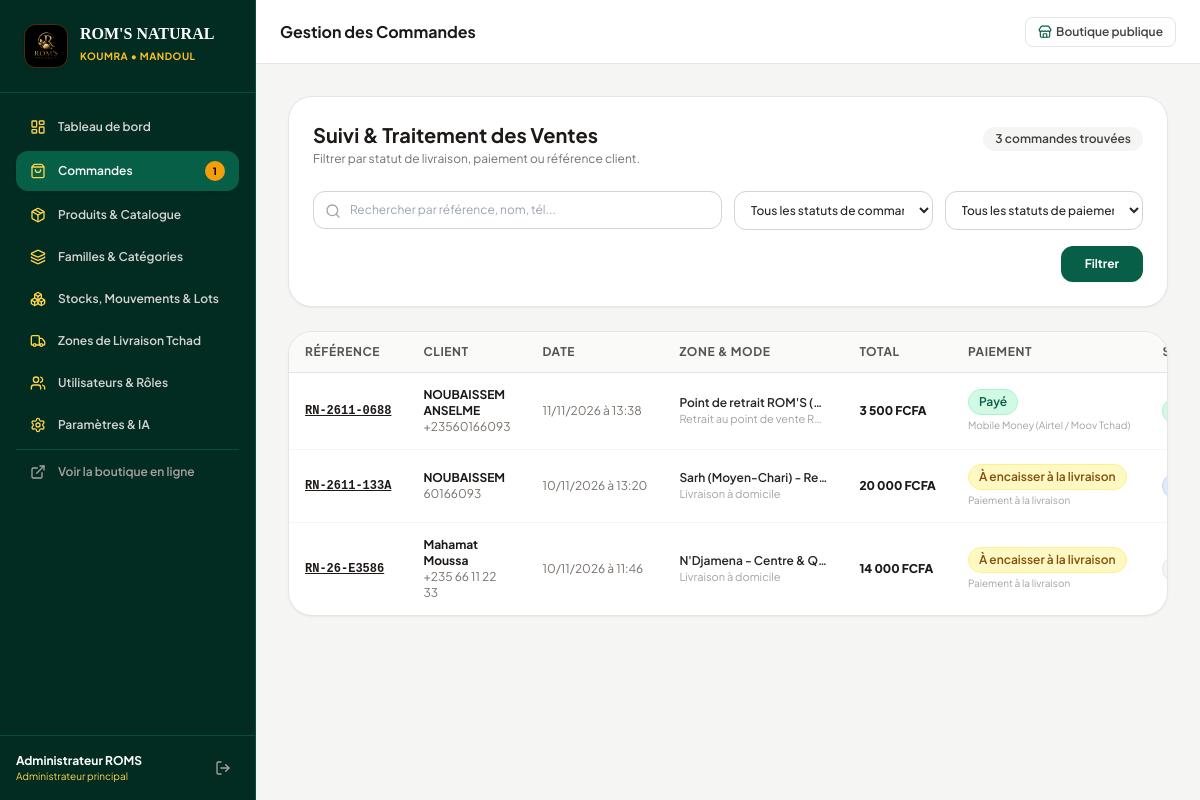
Page /admin/orders.php (signed in) on the committed database.
### tables this page shows
CREATE TABLE orders (
        id INTEGER PRIMARY KEY AUTOINCREMENT,
        reference TEXT UNIQUE NOT NULL,
        client_nom TEXT NOT NULL,
        client_telephone TEXT NOT NULL,
        client_email TEXT,
        zone_id INTEGER,
        zone_nom TEXT,
        adresse_detaillee TEXT NOT NULL,
        mode_reception TEXT NOT NULL DEFAULT 'Livraison',
        mode_paiement TEXT NOT NULL DEFAULT 'Paiement à la livraison',
        statut_paiement TEXT NOT NULL DEFAULT 'À encaisser à la livraison',
        statut_commande TEXT NOT NULL DEFAULT 'Nouvelle / reçue',
        reference_paiement TEXT,
        sous_total REAL NOT NULL DEFAULT 0,
        frais_livraison REAL NOT NULL DEFAULT 0,
        total REAL NOT NULL DEFAULT 0,
        notes_client TEXT,
        notes_internes TEXT,
        motif_annulation TEXT,
        livreur_nom TEXT,
        date_paiement DATETIME,
        date_creation DATETIME DEFAULT CURRENT_TIMESTAMP,
        date_mise_a_jour DATETIME DEFAULT CURRENT_TIMESTAMP
    );

### admin/orders.php (the view, shortened to what this page needs)
<?php
require_once __DIR__ . '/header.php';
$search = trim($_GET['q'] ?? '');
$where = ["1=1"];
$params = [];
$whereSql = implode(" AND ", $where);
$stmt = $pdo->prepare("SELECT * FROM orders WHERE $whereSql ORDER BY id DESC");
$stmt->execute($params);
$orders = $stmt->fetchAll();
?>
<div class="space-y-6">
    <div class="bg-white p-6 rounded-3xl border border-stone-200 shadow-sm space-y-4">
        <div class="flex flex-col sm:flex-row items-baseline justify-between gap-4">
            <div>
                <h2 class="text-xl font-bold text-stone-900">Suivi & Traitement des Ventes</h2>
                <p class="text-xs text-stone-500 mt-0.5">Filtrer par statut de livraison, paiement ou référence client.</p>
            </div>
            <span class="text-xs font-semibold px-3 py-1 bg-stone-100 rounded-full text-stone-700">
                <?= count($orders) ?> commande<?= count($orders) > 1 ? 's' : '' ?> trouvée<?= count($orders) > 1 ? 's' : '' ?>
            </span>
        </div>
        <form method="GET" class="grid grid-cols-1 sm:grid-cols-4 gap-3 text-xs pt-2">
            <div class="sm:col-span-2 relative">
                <input type="text" name="q" value="<?= htmlspecialchars($search) ?>" placeholder="Rechercher par référence, nom, tél..."
                       class="w-full pl-9 pr-3 py-2.5 rounded-xl border border-stone-300 focus:outline-none focus:border-emerald-700">
                <i data-lucide="search" class="w-4 h-4 text-stone-400 absolute left-3 top-3"></i>
            </div>
            <div>
                <select name="statut" class="w-full px-3 py-2.5 rounded-xl border border-stone-300 bg-white font-medium focus:outline-none focus:border-emerald-700">
                    <option value="">Tous les statuts de commande</option>
                </select>
            </div>
            <div>
                <select name="paiement" class="w-full px-3 py-2.5 rounded-xl border border-stone-300 bg-white font-medium focus:outline-none focus:border-emerald-700">
                    <option value="">Tous les statuts de paiement</option>
                </select>
            </div>
            <div class="sm:col-span-4 flex items-center justify-end gap-2 pt-1">
                <button type="submit" class="px-6 py-2.5 bg-emerald-800 hover:bg-emerald-900 text-white rounded-xl font-bold transition shadow-sm">
                    Filtrer
                </button>
            </div>
        </form>
    </div>
    <div class="bg-white rounded-3xl border border-stone-200 shadow-sm overflow-hidden">
        <?php if (empty($orders)): ?>
            <div class="p-12 text-center text-xs text-stone-500 space-y-2">
                <i data-lucide="inbox" class="w-8 h-8 text-stone-300 mx-auto"></i>
                <p>Aucune commande ne correspond aux critères sélectionnés.</p>
            </div>
        <?php else: ?>
            <div class="overflow-x-auto">
                <table class="w-full text-left text-xs">
                    <thead>
                        <tr class="bg-stone-50 border-b border-stone-200 text-stone-600 font-bold uppercase tracking-wider">
                            <th class="py-3 px-4">Référence</th>
                            <th class="py-3 px-4">Client</th>
                            <th class="py-3 px-4">Date</th>
                            <th class="py-3 px-4">Zone & Mode</th>
                            <th class="py-3 px-4">Total</th>
                            <th class="py-3 px-4">Paiement</th>
                            <th class="py-3 px-4">Statut Commande</th>
                        </tr>
                    </thead>
                    <tbody class="divide-y divide-stone-100">
                        <?php foreach ($orders as $o): ?>
                            <tr class="hover:bg-stone-50/70 transition">
                                <td class="py-3.5 px-4 font-mono font-bold text-stone-900 whitespace-nowrap">
                                    <a href="<?= BASE_URL ?>/admin/order_detail.php?id=<?= $o['id'] ?>" class="hover:text-emerald-800 underline">
                                        <?= htmlspecialchars($o['reference']) ?>
                                    </a>
                                </td>
                                <td class="py-3.5 px-4">
                                    <span class="font-bold text-stone-900 block"><?= htmlspecialchars($o['client_nom']) ?></span>
                                    <a href="tel:<?= preg_replace('/[^0-9]/', '', $o['client_telephone']) ?>" class="text-stone-500 hover:text-emerald-800">
                                        <?= htmlspecialchars($o['client_telephone']) ?>
                                    </a>
                                </td>
                                <td class="py-3.5 px-4 text-stone-500 whitespace-nowrap">
                                    <?= formatDateFr($o['date_creation']) ?>
                                </td>
                                <td class="py-3.5 px-4 max-w-[180px] truncate" title="<?= htmlspecialchars($o['zone_nom']) ?>">
                                    <span class="font-semibold text-stone-800 block truncate"><?= htmlspecialchars($o['zone_nom'] ?: $o['mode_reception']) ?></span>
                                    <span class="text-stone-400 text-[11px] truncate block"><?= htmlspecialchars($o['mode_reception']) ?></span>
                                </td>
                                <td class="py-3.5 px-4 font-black text-stone-900 whitespace-nowrap">
                                    <?= formatPrice($o['total']) ?>
                                </td>
                                <td class="py-3.5 px-4 whitespace-nowrap">
                                    <?= paymentStatusBadge($o['statut_paiement']) ?>
                                    <span class="text-[10px] text-stone-400 block mt-0.5"><?= htmlspecialchars($o['mode_paiement']) ?></span>
                                </td>
                                <td class="py-3.5 px-4 whitespace-nowrap">
                                    <?= orderStatusBadge($o['statut_commande']) ?>
                                </td>
                            </tr>
                        <?php endforeach; ?>
                    </tbody>
                </table>
            </div>
        <?php endif; ?>
    </div>
</div>
<?php require_once __DIR__ . '/footer.php'; ?>

### includes/functions.php (shortened to what this page needs)
<?php
function formatPrice($amount) {
    return number_format((float)$amount, 0, ',', ' ') . ' FCFA';
}
function formatDateFr($datetime, $withHour = true) {
    $timestamp = strtotime($datetime);
    if ($withHour) {
        return date('d/m/Y à H:i', $timestamp);
    }
    return date('d/m/Y', $timestamp);
}
function orderStatusBadge($status) {
    $colors = [
        'Nouvelle / reçue' => 'bg-blue-100 text-blue-800 border-blue-200',
        'Confirmée' => 'bg-indigo-100 text-indigo-800 border-indigo-200',
        'En préparation' => 'bg-amber-100 text-amber-800 border-amber-200',
        'Prête' => 'bg-purple-100 text-purple-800 border-purple-200',
        'En livraison' => 'bg-sky-100 text-sky-800 border-sky-200',
        'Terminée' => 'bg-emerald-100 text-emerald-800 border-emerald-200',
        'Annulée' => 'bg-rose-100 text-rose-800 border-rose-200',
        'En attente' => 'bg-orange-100 text-orange-800 border-orange-200',
    ];
    $cls = $colors[$status] ?? 'bg-gray-100 text-gray-800 border-gray-200';
    return '<span class="inline-flex items-center px-2.5 py-1 rounded-full text-xs font-semibold border ' . $cls . '">' . htmlspecialchars($status) . '</span>';
}
function paymentStatusBadge($status) {
    $colors = [
        'En attente' => 'bg-amber-100 text-amber-800 border-amber-200',
        'À encaisser à la livraison' => 'bg-yellow-100 text-yellow-800 border-yellow-200',
        'Payé' => 'bg-emerald-100 text-emerald-800 border-emerald-200',
        'Échec ou rejeté' => 'bg-rose-100 text-rose-800 border-rose-200',
        'Remboursé' => 'bg-gray-100 text-gray-800 border-gray-200',
    ];
    $cls = $colors[$status] ?? 'bg-gray-100 text-gray-800 border-gray-200';
    return '<span class="inline-flex items-center px-2.5 py-1 rounded-full text-xs font-semibold border ' . $cls . '">' . htmlspecialchars($status) . '</span>';
}

### admin/header.php (style rules this page uses)
body { font-family: 'Plus Jakarta Sans', sans-serif; }

### rows in the picture
orders: reference "RN-2611-0688", client_nom "NOUBAISSEM ANSELME", client_telephone "+23560166093", date_creation "11/11/2026 à 13:38", zone_nom "Point de retrait ROM'S (…", mode_reception "Retrait au point de vente R…", total "3 500 FCFA", statut_paiement "Payé", mode_paiement "Mobile Money (Airtel / Moov Tchad)"
orders: reference "RN-2611-133A", client_nom "NOUBAISSEM", client_telephone "60166093", date_creation "10/11/2026 à 13:20", zone_nom "Sarh (Moyen-Chari) - Re…", mode_reception "Livraison à domicile", total "20 000 FCFA", statut_paiement "À encaisser à la livraison", mode_paiement "Paiement à la livraison"
orders: reference "RN-26-E3586", client_nom "Mahamat Moussa", client_telephone "+235 66 11 22 33", date_creation "10/11/2026 à 11:46", zone_nom "N'Djamena - Centre & Q…", mode_reception "Livraison à domicile", total "14 000 FCFA", statut_paiement "À encaisser à la livraison", mode_paiement "Paiement à la livraison"

### other values in the picture
$pendingOrdersCount "1"
$_SESSION['admin_name'] "Administrateur ROMS"
$adminRole "Administrateur principal"
$adminTitle "Gestion des Commandes"
count($orders) "3"
